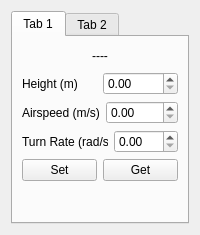
<?xml version="1.0" encoding="UTF-8"?>
<ui version="4.0">
 <class>UASControlParameters</class>
 <widget class="QWidget" name="UASControlParameters">
  <property name="geometry">
   <rect>
    <x>0</x>
    <y>0</y>
    <width>200</width>
    <height>235</height>
   </rect>
  </property>
  <property name="minimumSize">
   <size>
    <width>200</width>
    <height>150</height>
   </size>
  </property>
  <property name="maximumSize">
   <size>
    <width>267</width>
    <height>16777215</height>
   </size>
  </property>
  <property name="windowTitle">
   <string>Form</string>
  </property>
  <layout class="QGridLayout" name="gridLayout">
   <item row="1" column="0">
    <widget class="QTabWidget" name="tabWidget">
     <property name="styleSheet">
      <string notr="true"/>
     </property>
     <property name="currentIndex">
      <number>0</number>
     </property>
     <widget class="QWidget" name="tab">
      <attribute name="title">
       <string>Tab 1</string>
      </attribute>
      <layout class="QGridLayout" name="gridLayout_2">
       <item row="0" column="0">
        <layout class="QHBoxLayout" name="horizontalLayout_5">
         <item>
          <spacer name="horizontalSpacer_2">
           <property name="orientation">
            <enum>Qt::Horizontal</enum>
           </property>
           <property name="sizeHint" stdset="0">
            <size>
             <width>40</width>
             <height>20</height>
            </size>
           </property>
          </spacer>
         </item>
         <item>
          <widget class="QLabel" name="lbMode">
           <property name="minimumSize">
            <size>
             <width>100</width>
             <height>0</height>
            </size>
           </property>
           <property name="maximumSize">
            <size>
             <width>16777215</width>
             <height>16777215</height>
            </size>
           </property>
           <property name="text">
            <string>----</string>
           </property>
           <property name="alignment">
            <set>Qt::AlignCenter</set>
           </property>
          </widget>
         </item>
         <item>
          <spacer name="horizontalSpacer">
           <property name="orientation">
            <enum>Qt::Horizontal</enum>
           </property>
           <property name="sizeHint" stdset="0">
            <size>
             <width>40</width>
             <height>20</height>
            </size>
           </property>
          </spacer>
         </item>
        </layout>
       </item>
       <item row="1" column="0">
        <layout class="QHBoxLayout" name="horizontalLayout">
         <item>
          <widget class="QLabel" name="label_2">
           <property name="text">
            <string>Height (m)</string>
           </property>
          </widget>
         </item>
         <item>
          <widget class="QDoubleSpinBox" name="sbHeight">
           <property name="maximum">
            <double>1500.000000000000000</double>
           </property>
          </widget>
         </item>
        </layout>
       </item>
       <item row="2" column="0">
        <layout class="QHBoxLayout" name="horizontalLayout_3">
         <item>
          <widget class="QLabel" name="label_3">
           <property name="text">
            <string>Airspeed (m/s)</string>
           </property>
          </widget>
         </item>
         <item>
          <widget class="QDoubleSpinBox" name="sbAirSpeed">
           <property name="maximum">
            <double>500.000000000000000</double>
           </property>
          </widget>
         </item>
        </layout>
       </item>
       <item row="3" column="0">
        <layout class="QHBoxLayout" name="horizontalLayout_2">
         <item>
          <widget class="QLabel" name="label_4">
           <property name="text">
            <string>Turn Rate (rad/s)</string>
           </property>
          </widget>
         </item>
         <item>
          <widget class="QDoubleSpinBox" name="sbTurnRate">
           <property name="maximum">
            <double>180.000000000000000</double>
           </property>
          </widget>
         </item>
        </layout>
       </item>
       <item row="4" column="0">
        <layout class="QHBoxLayout" name="horizontalLayout_4">
         <item>
          <widget class="QPushButton" name="btSetCommands">
           <property name="text">
            <string>Set</string>
           </property>
          </widget>
         </item>
         <item>
          <widget class="QPushButton" name="btGetCommands">
           <property name="text">
            <string>Get</string>
           </property>
          </widget>
         </item>
        </layout>
       </item>
       <item row="5" column="0">
        <spacer name="verticalSpacer">
         <property name="orientation">
          <enum>Qt::Vertical</enum>
         </property>
         <property name="sizeHint" stdset="0">
          <size>
           <width>20</width>
           <height>27</height>
          </size>
         </property>
        </spacer>
       </item>
      </layout>
     </widget>
     <widget class="QWidget" name="tab_2">
      <attribute name="title">
       <string>Tab 2</string>
      </attribute>
     </widget>
    </widget>
   </item>
  </layout>
 </widget>
 <resources/>
 <connections/>
</ui>
